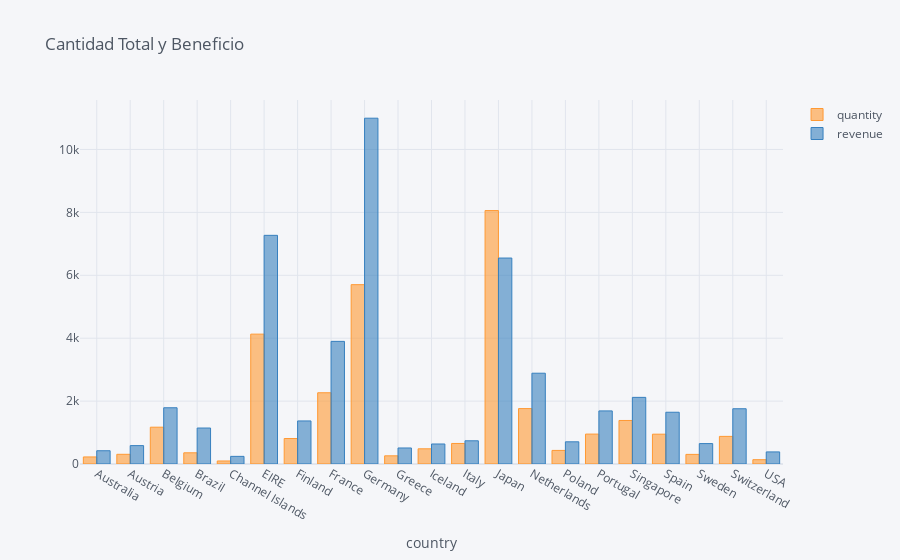

Notebook source saved alongside this figure:
### Code cell
data.iplot(kind='bar', xTitle='country', title='Cantidad Total y Beneficio')

### Figure 1 — Plotly figure (JSON) as saved in the notebook; plotly's stock layout.template omitted (floating-point values rounded to 4 significant figures)
{"data": [{"marker": {"color": "rgba(255, 153, 51, 0.6)", "line": {"color": "rgba(255, 153, 51, 1.0)", "width": 1}}, "name": "quantity", "orientation": "v", "text": "", "type": "bar", "x": ["Australia", "Austria", "Belgium", "Brazil", "Channel Islands", "EIRE", "Finland", "France", "Germany", "Greece", "Iceland", "Italy", "Japan", "Netherlands", "Poland", "Portugal", "Singapore", "Spain", "Sweden", "Switzerland", "USA"], "y": [224, 308, 1170, 356, 96, 4129, 810, 2265, 5702, 260, 483, 653, 8058, 1762, 432, 951, 1384, 948, 306, 878, 137]}, {"marker": {"color": "rgba(55, 128, 191, 0.6)", "line": {"color": "rgba(55, 128, 191, 1.0)", "width": 1}}, "name": "revenue", "orientation": "v", "text": "", "type": "bar", "x": ["Australia", "Austria", "Belgium", "Brazil", "Channel Islands", "EIRE", "Finland", "France", "Germany", "Greece", "Iceland", "Italy", "Japan", "Netherlands", "Poland", "Portugal", "Singapore", "Spain", "Sweden", "Switzerland", "USA"], "y": [421.6, 584.8, 1788.0, 1144.0, 243, 7270.0, 1369.0, 3899.0, 10990.0, 509.7, 636.2, 737.8, 6548.0, 2887.0, 705.8, 1688.0, 2119.0, 1646.0, 649.1, 1757.0, 383.9]}], "layout": {"legend": {"bgcolor": "#F5F6F9", "font": {"color": "#4D5663"}}, "paper_bgcolor": "#F5F6F9", "plot_bgcolor": "#F5F6F9", "title": {"font": {"color": "#4D5663"}, "text": "Cantidad Total y Beneficio"}, "xaxis": {"gridcolor": "#E1E5ED", "showgrid": true, "tickfont": {"color": "#4D5663"}, "title": {"font": {"color": "#4D5663"}, "text": "country"}, "zerolinecolor": "#E1E5ED"}, "yaxis": {"gridcolor": "#E1E5ED", "showgrid": true, "tickfont": {"color": "#4D5663"}, "title": {"font": {"color": "#4D5663"}, "text": ""}, "zerolinecolor": "#E1E5ED"}}}
